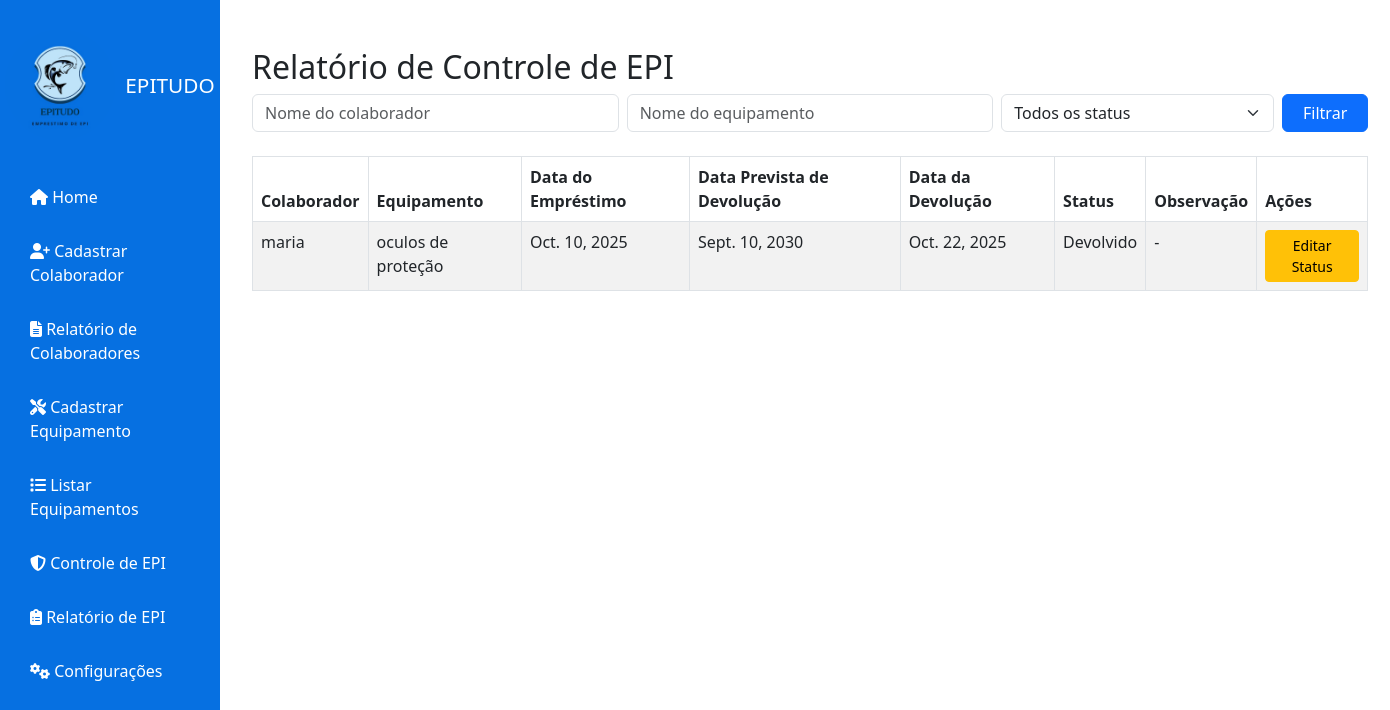
The page /relatorio-epi/ on the database as committed earlier.
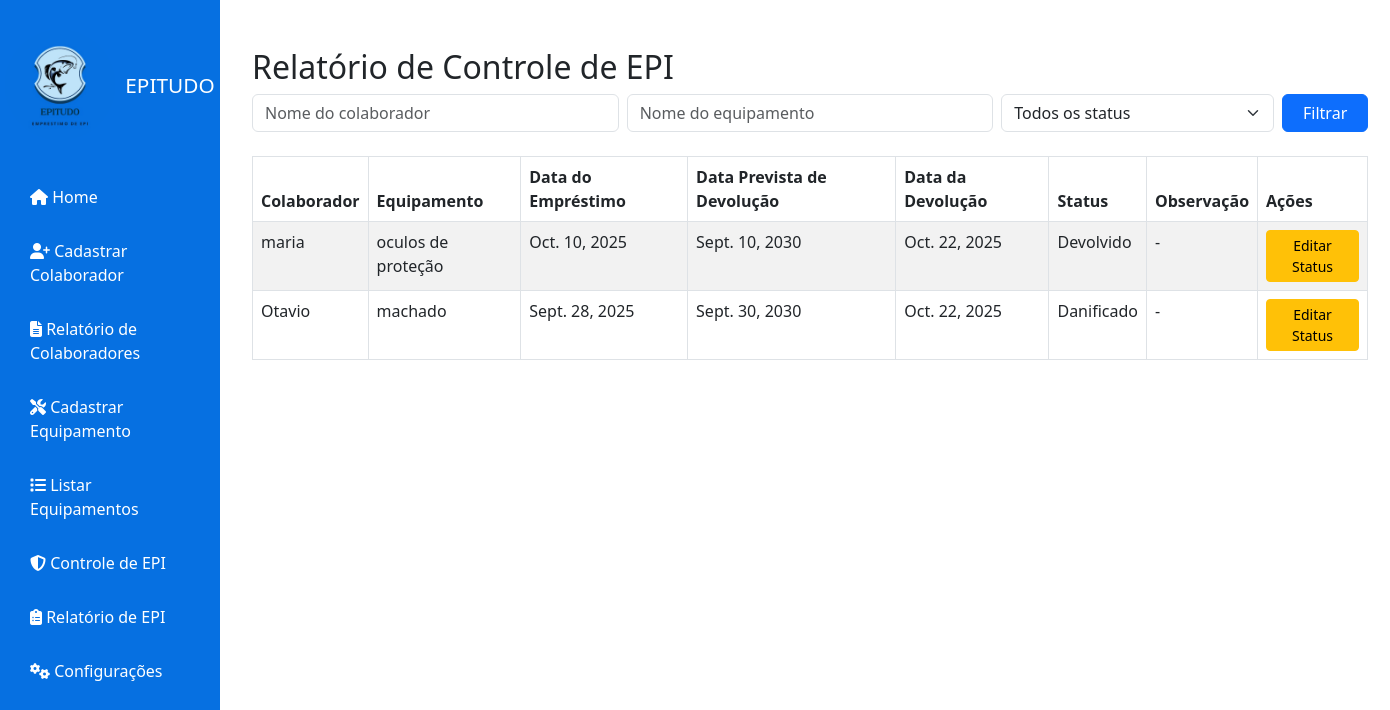
The same page on the database as committed later.
### home/models.py (models this page shows, shortened)
class Emprestimo(models.Model):
	STATUS_CHOICES = [
		('emprestado', 'Emprestado'),
		('em_uso', 'Em Uso'),
		('fornecido', 'Fornecido'),
		('devolvido', 'Devolvido'),
		('danificado', 'Danificado'),
		('perdido', 'Perdido'),
	]
	colaborador = models.ForeignKey(Colaborador, on_delete=models.CASCADE)
	equipamento = models.ForeignKey(Equipamento, on_delete=models.CASCADE)
	data_emprestimo = models.DateField()
	data_prevista_devolucao = models.DateField()
	data_devolucao = models.DateField(null=True, blank=True)
	status = models.CharField(max_length=20, choices=STATUS_CHOICES, default='emprestado')
	observacao_devolucao = models.TextField(blank=True)

class Colaborador(models.Model):
	nome = models.CharField(max_length=100)
	email = models.EmailField(blank=True)
	foto = models.URLField(blank=True)
	cargo = models.CharField(max_length=50, blank=True)
	telefone = models.CharField(max_length=20, blank=True)

class Equipamento(models.Model):
	nome = models.CharField(max_length=100)
	descricao = models.TextField(blank=True)

### home/views.py (the view)
# urls.py: path('relatorio-epi/', relatorio_epi, name='relatorio_epi'),
def relatorio_epi(request):
	nome_colab = request.GET.get('colaborador', '')
	nome_equip = request.GET.get('equipamento', '')
	status = request.GET.get('status', '')
	emprestimos = Emprestimo.objects.all()
	if nome_colab:
		emprestimos = emprestimos.filter(colaborador__nome__icontains=nome_colab)
	if nome_equip:
		emprestimos = emprestimos.filter(equipamento__nome__icontains=nome_equip)
	if status:
		emprestimos = emprestimos.filter(status=status)
	return render(request, 'home/relatorio_epi.html', {
		'emprestimos': emprestimos,
		'colaborador': nome_colab,
		'equipamento': nome_equip,
		'status': status,
		'status_choices': Emprestimo.STATUS_CHOICES
	})

### home/templates/home/relatorio_epi.html (shortened to what the changed rows need)
{% load static %}
<!DOCTYPE html>
<html lang="pt-br">
<head>
    <link href="https://cdn.jsdelivr.net/npm/bootstrap@5.3.0/dist/css/bootstrap.min.css" rel="stylesheet">
    <link rel="stylesheet" href="https://cdnjs.cloudflare.com/ajax/libs/font-awesome/6.4.0/css/all.min.css">
</head>
<body>
    <div class="sidebar" style="width:220px;background:#0670e1;color:#fff;height:100vh;position:fixed;top:0;left:0;display:flex;flex-direction:column;padding-top:30px;">
          <div style="display:flex;align-items:center;justify-content:center;gap:10px;margin-bottom:30px;">
        <h2 style="margin:0;font-size:1.3em;">EPITUDO</h2>
    </div>
    </div>
    <div class="container mt-5" style="margin-left:240px;">
        <h2>Relatório de Controle de EPI</h2>
        <table class="table table-bordered table-striped">
            <thead>
                <tr>
                    <th>Colaborador</th>
                    <th>Equipamento</th>
                    <th>Data do Empréstimo</th>
                    <th>Data Prevista de Devolução</th>
                    <th>Data da Devolução</th>
                    <th>Status</th>
                    <th>Observação</th>
                    <th>Ações</th>
                </tr>
            </thead>
            <tbody>
                {% for emprestimo in emprestimos %}
                <tr>
                    <td>{{ emprestimo.colaborador.nome }}</td>
                    <td>{{ emprestimo.equipamento.nome }}</td>
                    <td>{{ emprestimo.data_emprestimo }}</td>
                    <td>{{ emprestimo.data_prevista_devolucao }}</td>
                    <td>{{ emprestimo.data_devolucao|default:'-' }}</td>
                    <td>{{ emprestimo.get_status_display }}</td>
                    <td>{{ emprestimo.observacao_devolucao|default:'-' }}</td>
                    <td>
                        <a href="/controle-epi/{{ emprestimo.id }}/" class="btn btn-sm btn-warning">Editar Status</a>
                    </td>
                </tr>
                {% empty %}
                <tr>
                    <td colspan="8" class="text-center">Nenhum registro encontrado.</td>
                </tr>
                {% endfor %}
            </tbody>
        </table>
    </div>
</body>
</html>

Rows that differ between the two databases and show on the page:
added Emprestimo: colaborador.nome "Otavio", equipamento.nome "machado", data_emprestimo "Sept. 28, 2025", data_prevista_devolucao "Sept. 30, 2030", data_devolucao "Oct. 22, 2025", status "Danificado", observacao_devolucao "-"
